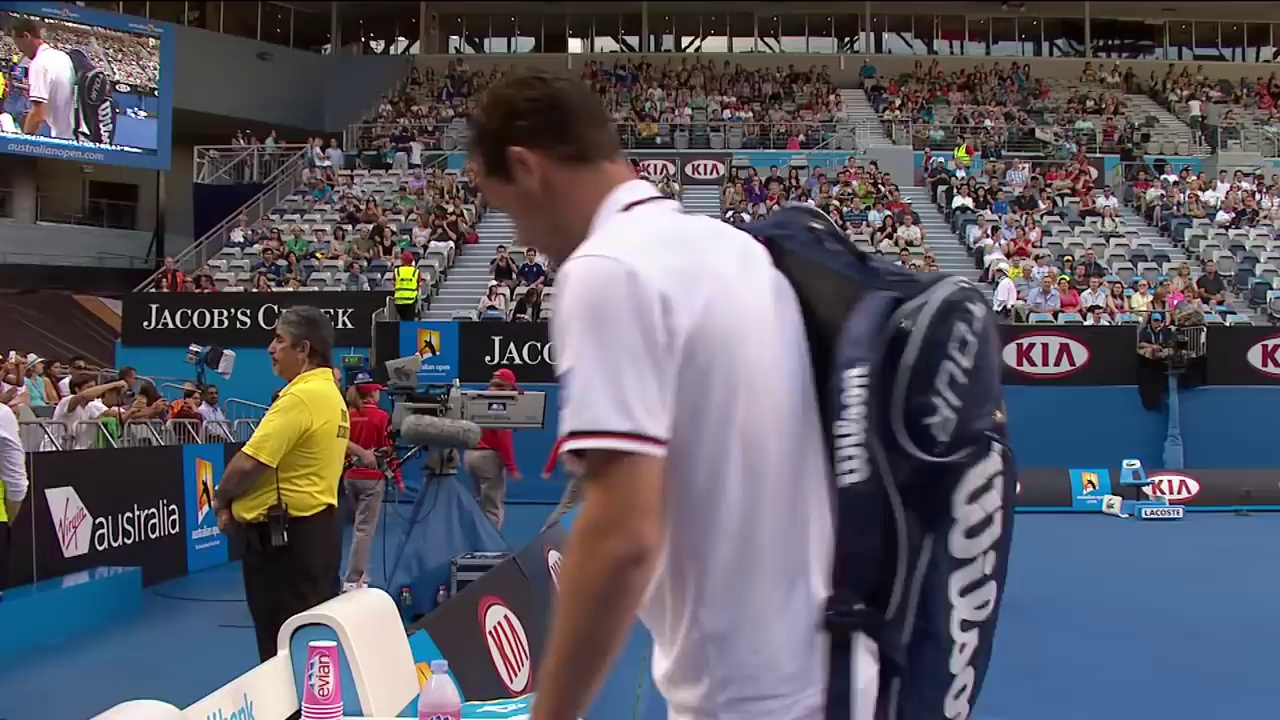
#> input picture images/frame0.jpg, 1280 x 720 px, given in place of frame330.jpg, which was not available
$ python lines.py
#> lines starting #> are read from the running program, lines starting #| are printed output that depends on the picture; after the words box and inside, x2 and y2 are one past the last pixel; in counts of white or black regions, pixels touching at a corner belong together; pictures that were not available may be replaced by others from this repository, and a replacement may not be noted
import cv2, os
import numpy as np
from matplotlib import pyplot as plt

def horizontalLines(name):
#> called with name = 'frame330.jpg'
    img = cv2.imread('images/' + name)
#> img is the input picture: shape (720, 1280, 3); mean B, G, R 98.3, 88.1, 89.3
    kernel = np.ones((5,5),np.float32)/30
    img = cv2.filter2D(img,-1,kernel)
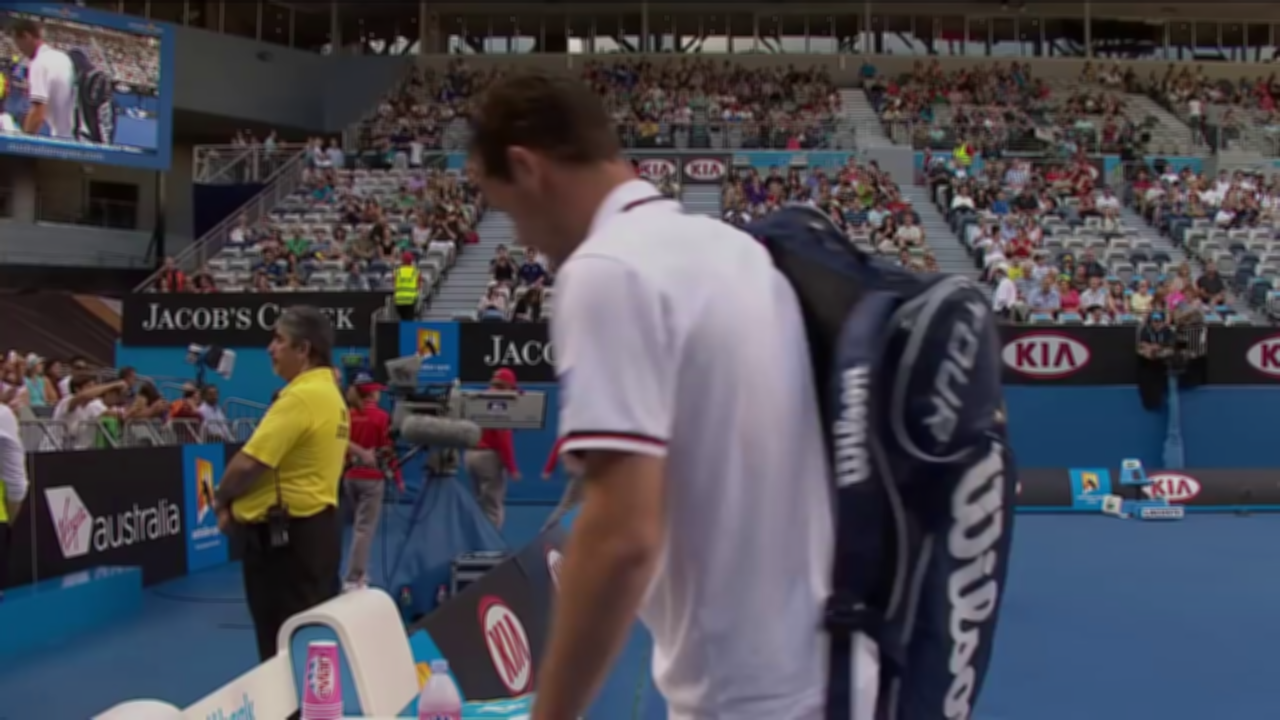
#> img: shape (720, 1280, 3); mean B, G, R 81.9, 73.5, 74.4
    gray = cv2.cvtColor(img,cv2.COLOR_BGR2GRAY)
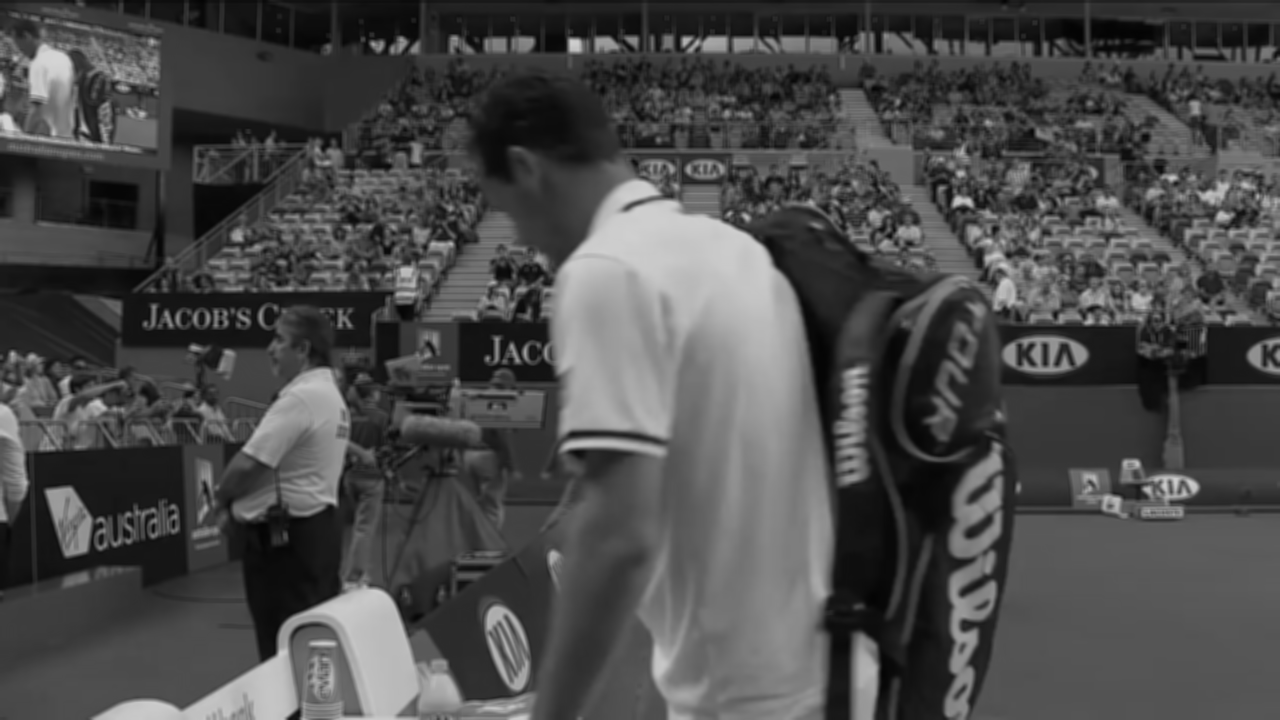
#> gray: shape (720, 1280); min 4, max 212, mean 74.7
    edges = cv2.Canny(gray,50,150,apertureSize = 3)
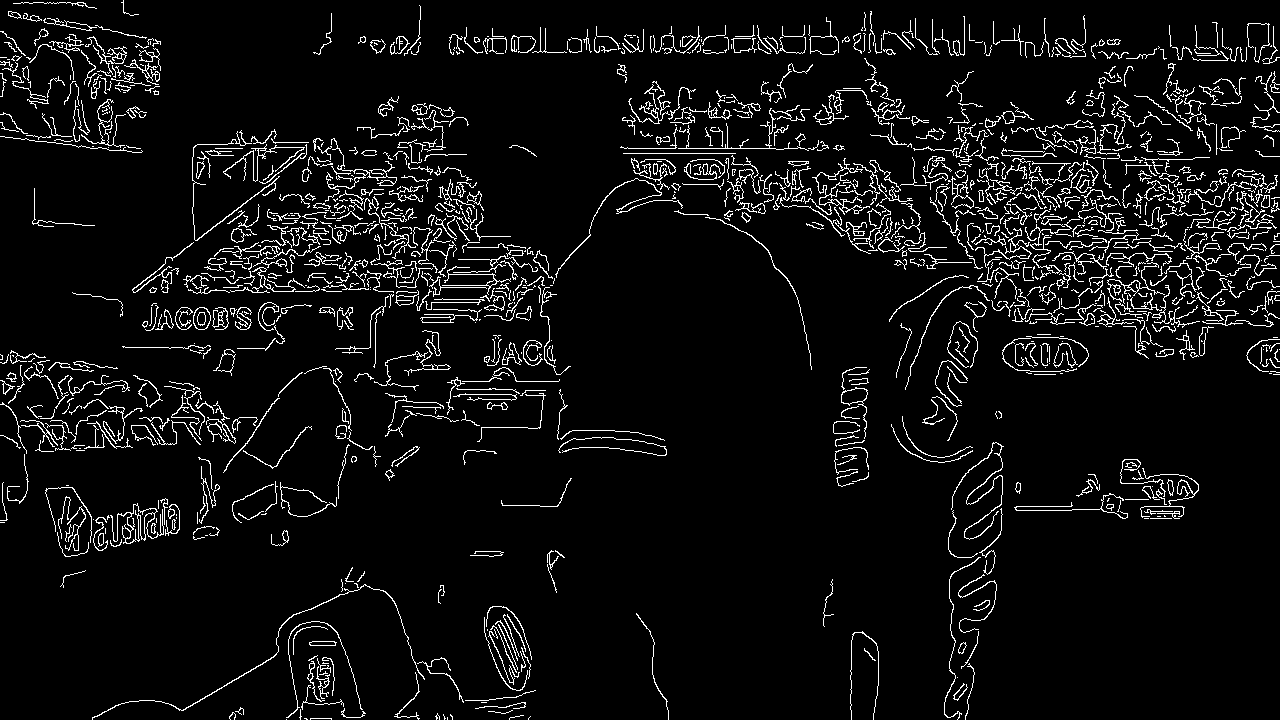
#> edges: shape (720, 1280); 6% white in thin lines or dots
    minLineLength=400
    lines = cv2.HoughLinesP(image=edges,rho=1,theta=np.pi/360, threshold=200,lines=np.array([]), minLineLength=minLineLength,maxLineGap=80)
#> lines = 25 rows, first 6: [624, 148, 1219, 148], [313, 52, 1274, 52], [633, 167, 1277, 206], [631, 158, 1277, 175], [134, 287, 549, 287], [602, 201, 1269, 195]
    a,b,c = lines.shape
#> a = 25; b = 1; c = 4
    y1_arr = []
    y2_arr = []
    for i in range(a):
        x1, y1, x2, y2 = lines[i][0][0], lines[i][0][1], lines[i][0][2], lines[i][0][3]
        angle = np.arctan2(y2 - y1, x2 - x1) * 180. / np.pi
        xRange = range(x1, x2)
        if angle != 0 and angle<2 and angle > -10:
            y1_arr.append(y1)
            y2_arr.append(y2)
            cv2.line(gray, (x1,y1), (x2, y2), (0, 0, 255), 3, cv2.LINE_AA)
#> this loop made 25 passes
#> (x1, y1, x2, y2, angle) on passes 1 to 12: (624, 148, 1219, 148, 0), (313, 52, 1274, 52, 0), (633, 167, 1277, 206, 3.47), (631, 158, 1277, 175, 1.51), (134, 287, 549, 287, 0), (602, 201, 1269, 195, -0.515), (726, 213, 1263, 270, 6.06), (5, 137, 479, 191, 6.5), (634, 168, 1278, 241, 6.47), (850, 240, 1261, 243, 0.418), (326, 37, 1272, 62, 1.51), (724, 214, 1259, 275, 6.5)
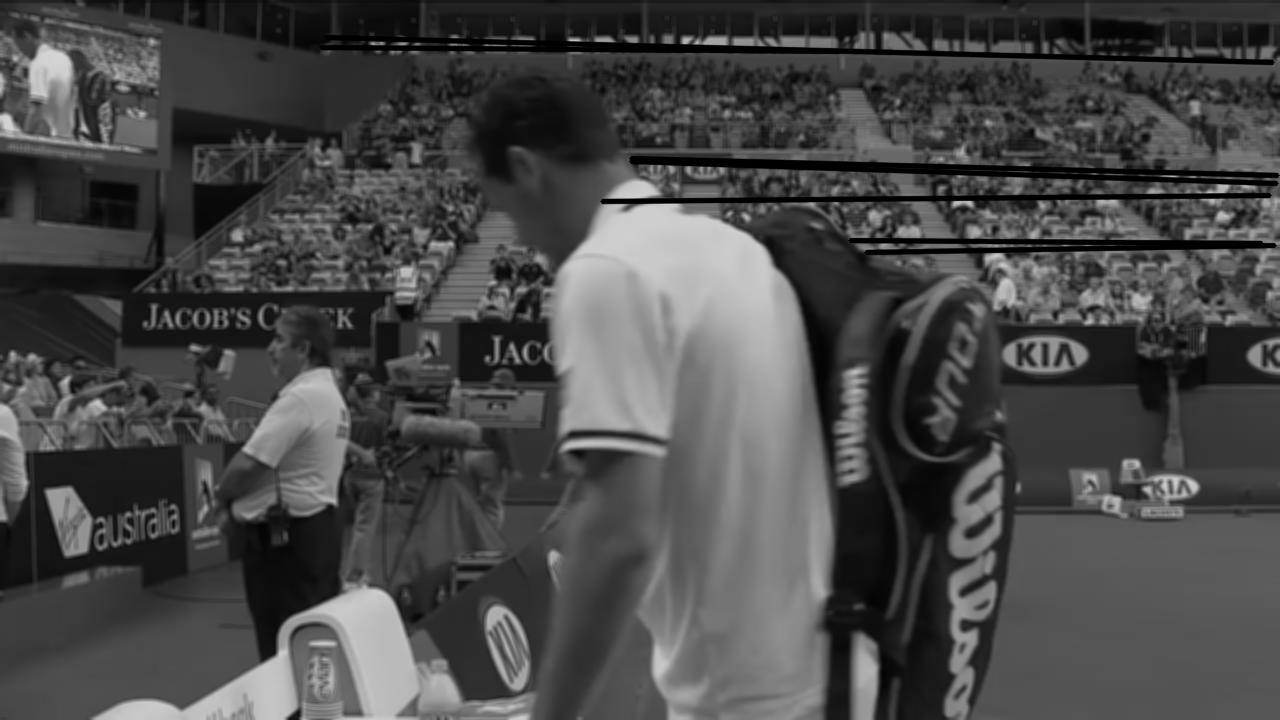
#> gray: shape (720, 1280); 2.94% of pixels changed, all inside (x1, y1, x2, y2) = (319, 34, 1280, 256)
#> after the loop, y1_arr = [158, 201, 240, 37, 161, 252, 47]; y2_arr = [175, 195, 243, 62, 183, 245, 51]

    y1_arr.sort()
    y2_arr.sort()
    farRight = y2_arr[0]
#> farRight = 51
    farLeft = y1_arr[0]
#> farLeft = 37
    closeRight = y2_arr[-1]
#> closeRight = 245
    closeLeft = y1_arr[-1]
#> closeLeft = 252
    print(farRight, farLeft)
#| 51 37
    print(closeRight, closeLeft)
#| 245 252

    plt.imshow(gray)
    plt.show()
x = 330
horizontalLines('frame' + str(x) + '.jpg')

# [4 lines of commented-out code are left out]
